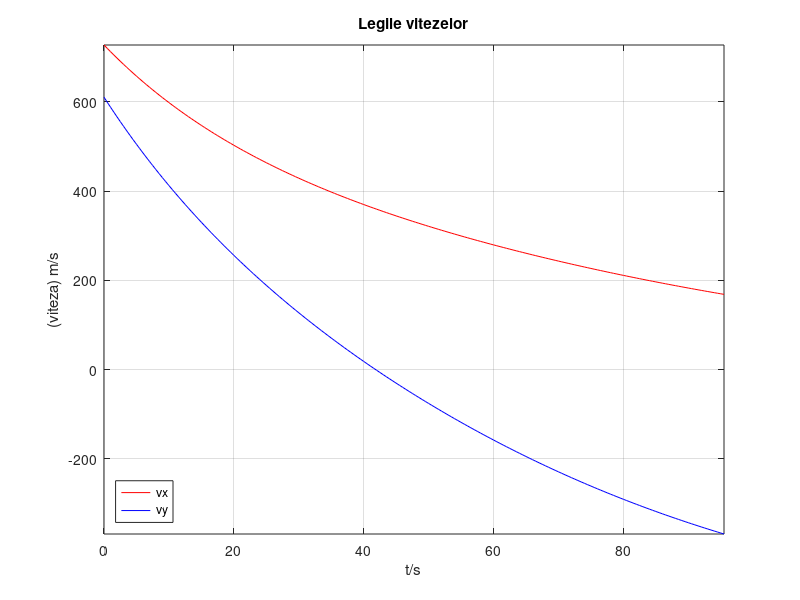
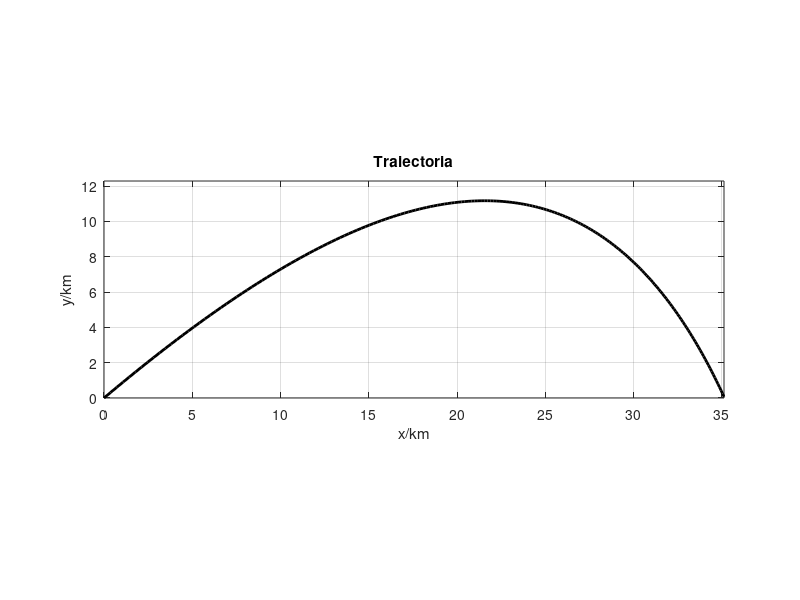

Reproduce these figures in MATLAB, in order.
% Curba balistica - Miscarea unui proiectil cu frecare fluida
% Preoteasa Mircea-Costin + Tulba-Lecu Theodor-Gabriel
% 311CA
clear;

g = 9.80665; % m/s^2; acceleratia gravitationala

m = 1.2; % kg; masa proiectilului
v0 = 950; % m/s; viteza initiala
alpha0 = 40; % grade; unghiul de lansare initial

t0 = 0; % s; momentul lansarii
tf = 2 * v0 * sind(alpha0) / g; % s; momentul final

N = 250; % numarul de diviziuni
t = linspace(t0, tf,  N); 
delta_t = t(2) - t(1); % pasul de timp

b1 = m * g /v0; b2 = m * g / v0^2; % estimare a coef de frecare

x = zeros(1, N); % coordonata pe axa Ox
y = zeros(1, N); % coordonata pe axa Oy

vx = zeros(1, N); % viteza pe axa Ox
vy = zeros(1, N); % viteza pe axa Oy

vx(1) = v0 * cosd(alpha0);
vy(1) = v0 * sind(alpha0);

for i = 1:N
    const = 1 - delta_t / m * ( b1 + b2 * sqrt(vx(i)^2 + vy(i)^2));
    vx(i+1) = vx(i) * const;
    vy(i+1) = vy(i) * const - g* delta_t;
    
    x(i+1) = x(i) + vx(i) * delta_t;
    y(i+1) = y(i) + vy(i) * delta_t;
    
    if(y(i+1) < 0)
        N = i;
        break
    end
end

figure(1);
plot(t(1:N), vx(1:N), '-r', t(1:N), vy(1:N), '-b');
xlabel('t/s');
ylabel('(viteza) m/s');
title('Legile vitezelor');
grid;
legend('vx','vy', 'Location', 'SouthWest');
axis([0, t(N), min(vx(N), vy(N)), max(vx(1), vy(1))]);

scale = 1e3;
figure(2);
disp(y)
plot(x(1:N)/scale, y(1:N)/scale, '-k', 'LineWidth', 2);
xlabel('x/km');
ylabel('y/km');
title('Traiectoria');
grid;
axis equal;
axis([0, x(N)/scale, 0, 1.1* max(y) / scale]);

disp(['Timpul de zbor este: ', num2str(t(N)), ' s.']);
disp (['Bataia este: ', num2str(x(N)/scale), ' km.']);
disp (['Altitudinea maxima este: ', num2str(max(y)/scale), ' km.']);